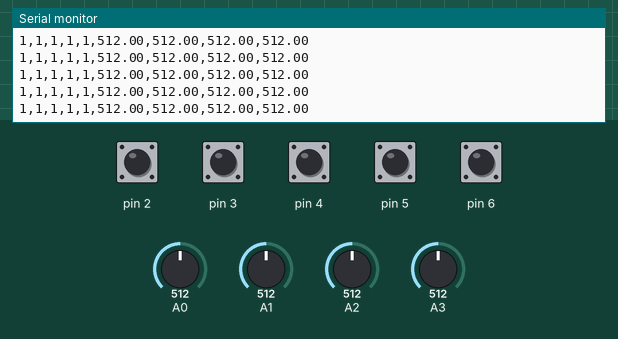
Recording of a program running on a simulated Arduino Uno, built with avr-gcc and run on an emulated ATmega328P. On the bench: the last lines printed to the serial monitor. Inputs (shaded band) come from the test bench; at power-on: pin 2–6 HIGH, A2 = 512, A0 = 512, A1 = 512, A3 = 512.

Above: at 7.2 s.
7.3 s: A2 set to 104
At 7.41 s:
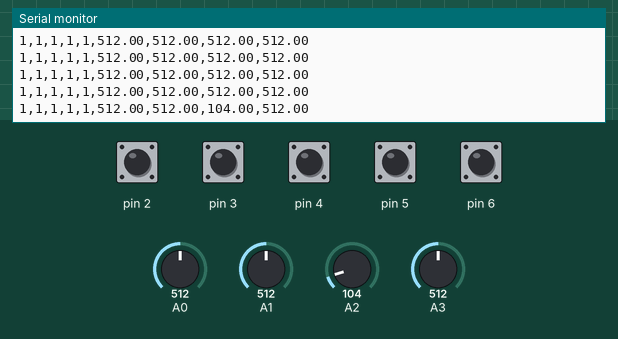
10.3 s: A2 set to 89
At 10.33 s:
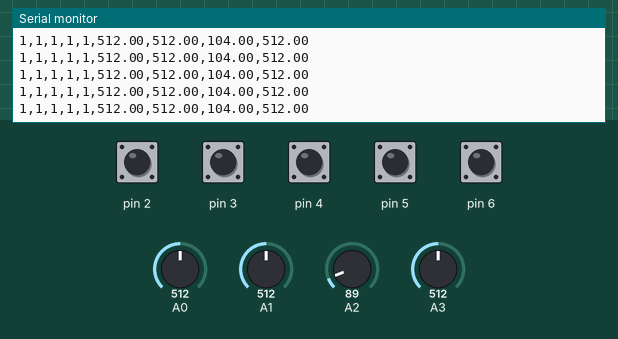

The program:

main.cpp
```cpp
#include <Arduino.h>

void setup() {
  Serial.begin(9600);

  //Pins (knapper) defineres(Port, Type af Input)
  pinMode(2, INPUT_PULLUP);
  pinMode(3, INPUT_PULLUP);
  pinMode(4, INPUT_PULLUP);
  pinMode(5, INPUT_PULLUP);
  pinMode(6, INPUT_PULLUP);
}

void loop() {
  //De to joysticks akser defineres som floats
  float Joy0x = float(analogRead(A0));
  float Joy0y = float(analogRead(A1));
  float Joy1x = float(analogRead(A2));
  float Joy1y = float(analogRead(A3));


  //Data printes i serial
  Serial.println(String(digitalRead(2))+","+String(digitalRead(3))+","+String(digitalRead(4))+","+String(digitalRead(5))+","+String(digitalRead(6))+","+String(Joy0x)+","+String(Joy0y)+","+String(Joy1x)+","+String(Joy1y));
}
```

Measured:
- after the input at 7.3 s, the serial monitor: prints a new line after 0.08 s (image 1)
